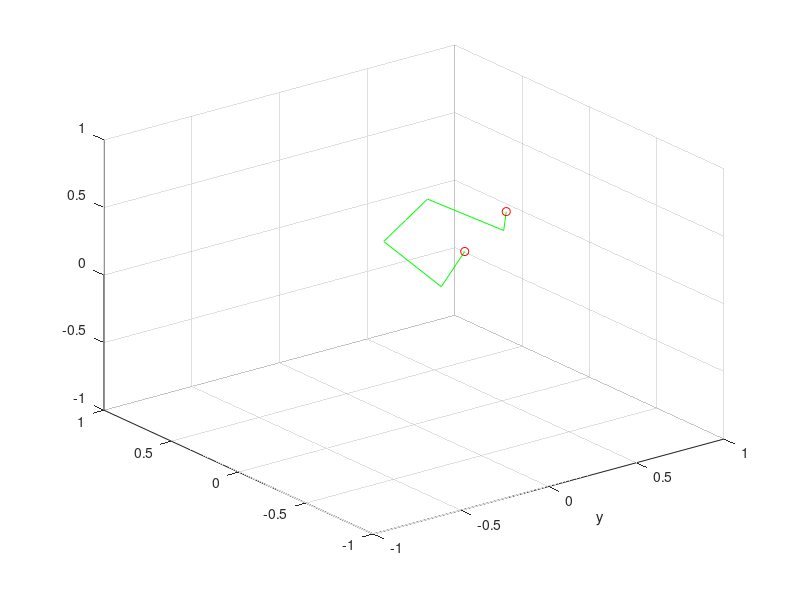

The MATLAB script that drew this image:
% close all
load('coorddatasync.mat')
data=datasyn;

for j=1:size(data,2)
   signal=datasyn(:,j);
   data(:,j)=movmean(signal,10);
    
end
    
partnum=33;
xindex=(1:partnum)*3-2;% 1 horizontal in frame
yindex=(1:partnum)*3;% 3 depth info 
zindex=(1:partnum)*3-1;% 2 vetical in frame
body1=[12,13];

b1direction0=[mean(mean(data(:,xindex(12))))-mean(mean(data(:,xindex(13)))),...
    mean(mean(data(:,yindex(12))))-mean(mean(data(:,yindex(13)))),...
    mean(mean(data(:,zindex(12))))-mean(mean(data(:,zindex(13))))];
xyz_p=cell(1,size(data,1));
for i=1:size(data,1)
    xyz=zeros(7,2);
    xyz(1,1)=(data(i,xindex(12))+data(i,xindex(13)))/2;
    xyz(1,2)=(data(i,yindex(12))+data(i,yindex(13)))/2;
    xyz(1,3)=(data(i,zindex(12))+data(i,zindex(13)))/2;
    
    xyz(2,:)=xyz(1,:)+([data(i,xindex(13)),data(i,yindex(13)),data(i,zindex(13))]-xyz(1,:))...
        /norm([data(i,xindex(13)),data(i,yindex(13)),data(i,zindex(13))]-xyz(1,:))*0.3.*[1,1,0];
    xyz(5,:)=xyz(1,:)+([data(i,xindex(12)),data(i,yindex(12)),data(i,zindex(12))]-xyz(1,:))...
        /norm([data(i,xindex(12)),data(i,yindex(12)),data(i,zindex(12))]-xyz(1,:))*0.3.*[1,1,0];
    
    vec23=[data(i,xindex(15)),data(i,yindex(15)),data(i,zindex(15))]-[data(i,xindex(13)),data(i,yindex(13)),data(i,zindex(13))];
    vec56=[data(i,xindex(14)),data(i,yindex(14)),data(i,zindex(14))]-[data(i,xindex(12)),data(i,yindex(12)),data(i,zindex(12))];
    
    xyz(3,:)=xyz(2,:)+vec23/norm(vec23)*0.4;
    xyz(6,:)=xyz(5,:)+vec56/norm(vec56)*0.4;
    
    vec34=[data(i,xindex(17)),data(i,yindex(17)),data(i,zindex(17))]-[data(i,xindex(15)),data(i,yindex(15)),data(i,zindex(15))];
    vec67=[data(i,xindex(16)),data(i,yindex(16)),data(i,zindex(16))]-[data(i,xindex(14)),data(i,yindex(14)),data(i,zindex(14))];
    
    xyz(4,:)=xyz(3,:)+vec34/norm(vec34)*0.3;
    xyz(7,:)=xyz(6,:)+vec67/norm(vec67)*0.3;
    xyz(:,3)=-xyz(:,3);
    xyz_p{i}=xyz;
end

lineindex=[4,3,2,1,5,6,7];
fistindex=[4,7];
f1=figure();
% for frame=1:1:400
for frame=20
clf(f1)
xyz=xyz_p{frame};

plot3(xyz(lineindex,1),xyz(lineindex,2),xyz(lineindex,3),'g-')
hold on
plot3(xyz(fistindex,1),xyz(fistindex,2),xyz(fistindex,3),'ro')
hold on

% view([cos(0.01*frame),sin(0.01*frame),0])
view(3)
xlim([-1,1])
ylim([-1,1])
zlim([-1,1])

grid on
pause(0.01)
xlabel('x')
xlabel('y')
drawnow
end
save('coordsprocessed','xyz_p')